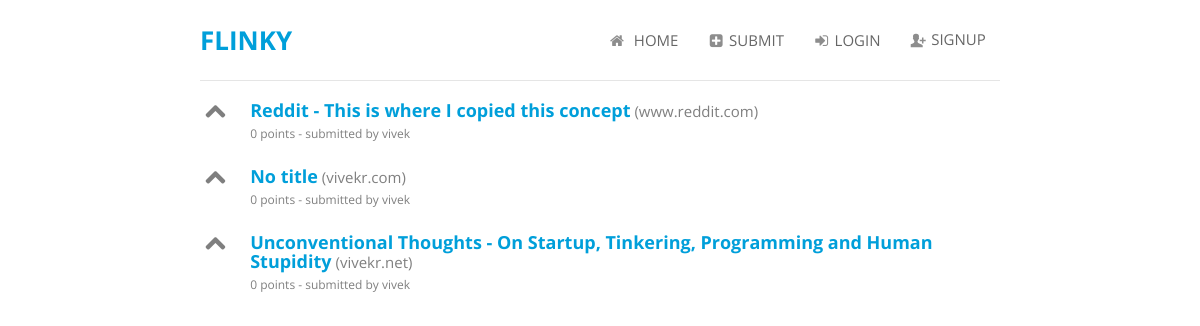
The page / on the database its author committed.
### flinky/models.py (models this page shows, shortened)
class Link(db.Model):
    id = db.Column(db.Integer, primary_key = True)
    link = db.Column(db.String(240), unique = True)
    title = db.Column(db.String(240))
    points = db.Column(db.Integer)
    domain = db.Column(db.String(240))
    user_id = db.Column(db.Integer, db.ForeignKey('user.id'))
    user = db.relationship('User', backref = 'link', uselist=False)

class User(db.Model):
    id = db.Column(db.Integer, primary_key = True)
    username = db.Column(db.String(80), unique = True)
    email = db.Column(db.String(80), unique = True)
    password = db.Column(db.Text)
    joined = db.Column(db.DateTime())
    karma = db.Column(db.Integer(), default = 0)

### flinky/views/link.py (the view)
@app.route('/')
def index():
	links = Link.query.all()
	return render_template('home.html', links = links)

### flinky/__init__.py (called while the page is built)
@app.before_request
def set_session():
    session.modified = True

### flinky/templates/home.html (shortened to what this page needs)
{% extends 'base.html' %}
{% block content %}
{% if links %}
{% for link in links %}
<div class="ui list">
	<div class="item">
		<i class="large up arrow outline icon upvote"></i>
		<div class="content">
			<a class="header links" href="{{ link.link }}">{{ link.title }}</a> <span class="description">({{ link.domain }})</span>
			<div class="description link-desc">{{ link.points }} points - submitted by {{ link.user.username }}</div>
		</div>
	</div>
</div>
{% endfor %}
{% else %}
<h4>No links submitted yet</h4>
{% endif %}
{% endblock %}

### flinky/templates/base.html (shortened to what this page needs)
<!DOCTYPE html>
<html>
<head>
  <link rel="stylesheet" type="text/css" href="{{ url_for('static', filename='semantic/css/semantic.css') }}">
  <link rel="stylesheet" type="text/css" href="{{ url_for('static', filename='semantic/css/custom.css') }}">
</head>
<body>
	<div class="wrap">
	<header>
		<div class="ui grid">
			<div class="left floated four wide column">
				<div class="header-title"><h1><a href="/">Flinky</a></h1></div>
			</div>
			<div class="right floated ten wide column">
				<div class="ui secondary pointing menu topmenu">
					 <div class="right menu">
						<a class="item" href="/"><i class="home icon"></i> Home</a>
						<a class="item" href="#"><i class="add sign box icon"></i>Submit</a>
						{% if session['logged_in'] %}
						<a class="item" href="/profile/"><i class="user icon"></i>Profile</a>
						<a class="item" href="/logout/"><i class="sign out icon"></i>Logout</a>
						{% else %}
						<a class="item" href="/login/"><i class="sign in icon"></i>Login</a>
						<a class="item" href="/signup/"><i class="add user basic icon"></i>Signup</a>
						{% endif %}
					</div>
				</div>
			</div>
		</div>
	</header>
	{% block content %}
	{% endblock %}
	</div>
</body>
</html>

### flinky/static/semantic/css/custom.css (style rules this page uses)
html, body { font-size: 15px; height: 100%; }
body { font-family: "Open Sans", "Helvetica Neue", "Helvetica", "Arial", sans-serif; background: #FFFFFF; margin: 0px; padding: 0px; color: #555555; text-rendering: optimizeLegibility; min-width: 320px; }
.ui.header, h1, h2 { font-weight: normal !important; }
a { color: #009FDA; text-decoration: none; -webkit-transition: color 0.3s ease; -moz-transition: color 0.3s ease; transition: color 0.3s ease; }
.wrap { max-width: 800px; margin: 0 auto; padding: 0; }
header { border-bottom: 1px solid #e5e5e5; height: 80px; }
header a { text-transform: uppercase; }
.header-title h1 { font-size: 26px; font-weight: 700 !important; padding: 5px 0; }
.ui.secondary.pointing.menu.topmenu { border: 0; padding: 23px 0; }
.ui.grid.header-form, .ui.grid.header-form > .column, .ui.grid.header-form h4, .ui.grid.header-form h2, header .ui.grid > .column, header .ui.grid { margin: 0; padding: 0; }
.ui.list .item > .icon.upvote { padding: 0; }
.upvote:before { padding: 5px; }
.links { font-size: 1.2em; }
.link-desc { margin-top: 5px; font-size: 0.8em; }

### rows shown on the page
Link: title "Reddit - This is where I copied this concept", domain "www.reddit.com", points "0", user.username "vivek"
Link: title "No title", domain "vivekr.com", points "0", user.username "vivek"
Link: title "Unconventional Thoughts - On Startup, Tinkering, Programming and Human Stupidity", domain "vivekr.net", points "0", user.username "vivek"
